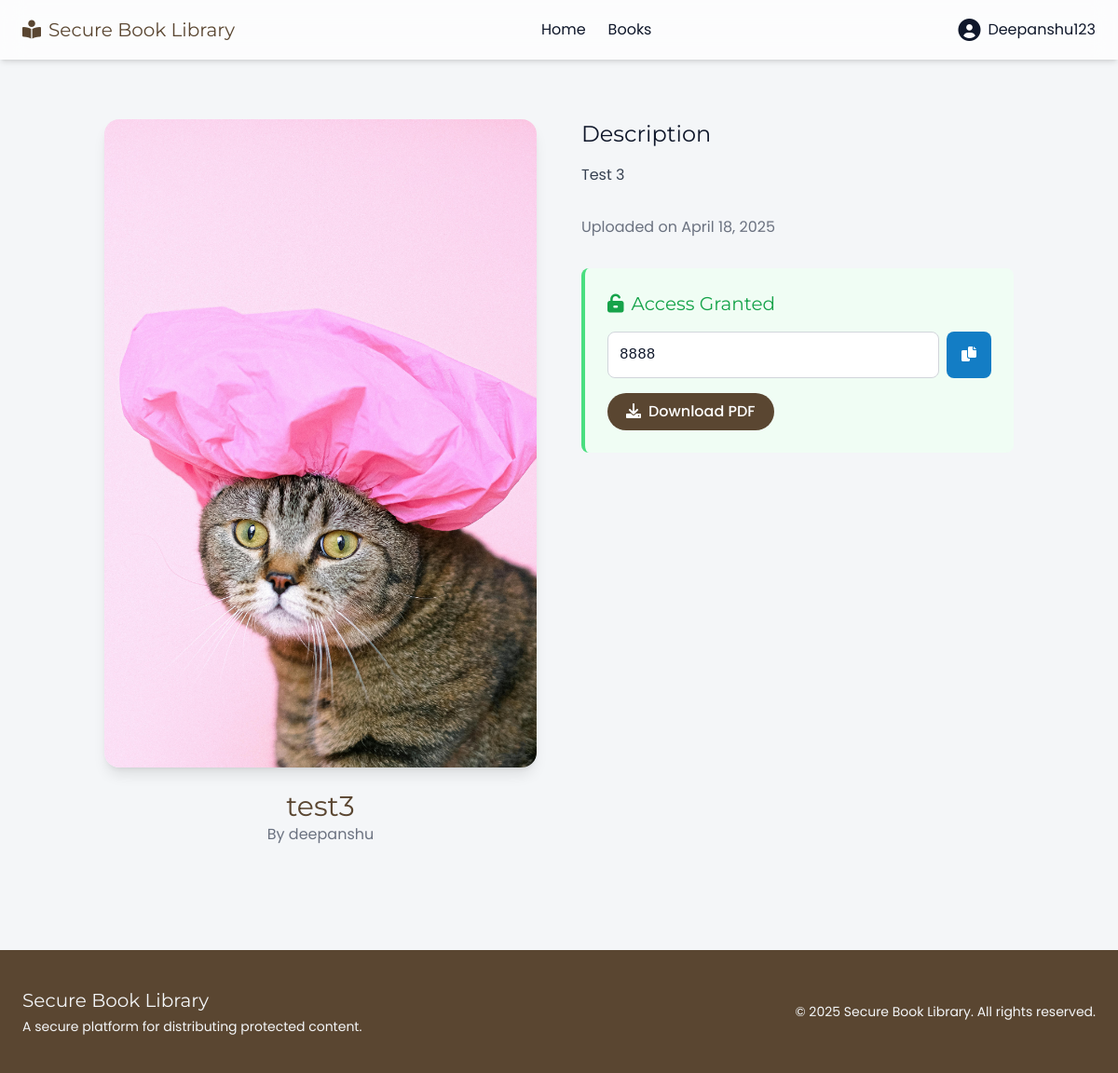
Page /books/4/ (signed in) on the committed database.
### accounts/models.py (models this page shows)
class User(AbstractUser):
    is_admin = models.BooleanField(default=False)

### books/models.py (models this page shows, shortened)
class Book(models.Model):
    title = models.CharField(max_length=200)
    author = models.CharField(max_length=200)
    description = models.TextField()
    cover_image = models.ImageField(upload_to='covers/')
    pdf_file = models.FileField(upload_to='pdfs/')
    password = models.CharField(
        max_length=50,
        help_text="Password used to encrypt this PDF",
    )
    upload_date = models.DateTimeField(default=timezone.now)

class AccessRequest(models.Model):
    STATUS_CHOICES = (
        ('pending', 'Pending'),
        ('approved', 'Approved'),
        ('rejected', 'Rejected'),
    )
    user = models.ForeignKey(settings.AUTH_USER_MODEL, on_delete=models.CASCADE)
    book = models.ForeignKey(Book, on_delete=models.CASCADE)
    request_date = models.DateTimeField(default=timezone.now)
    status = models.CharField(max_length=10, choices=STATUS_CHOICES, default='pending')
    pdf_password = models.CharField(max_length=50, blank=True, null=True)
    class Meta:
        unique_together = ('user', 'book')

### books/views.py (the view)
# urls.py: path('<int:pk>/', views.BookDetailView.as_view(), name='book_detail'),
class BookDetailView(LoginRequiredMixin, DetailView):
    model = Book
    template_name = 'books/book_detail.html'
    context_object_name = 'book'
    def get_context_data(self, **kwargs):
        context = super().get_context_data(**kwargs)
        if not self.request.user.is_admin:
            try:
                access_request = AccessRequest.objects.get(user=self.request.user, book=self.object)
                context['access_request'] = access_request
            except AccessRequest.DoesNotExist:
                context['access_form'] = AccessRequestForm(initial={'book': self.object})
        return context

### templates/books/book_detail.html (shortened to what this page needs)
{% extends 'base.html' %}
{% load static %}
{% block content %}
<section class="max-w-5xl mx-auto px-6 py-16 grid lg:grid-cols-2 gap-12">
  <div class="space-y-6">
    <img src="{{ book.cover_image.url }}"
         alt="{{ book.title }}"
         class="w-full rounded-2xl shadow-lg object-cover">
    <div class="text-center">
      <h1 class="font-heading text-3xl text-primary">{{ book.title }}</h1>
      <p class="font-body text-gray-500">By {{ book.author }}</p>
    </div>
  </div>
  <div class="space-y-8">
    <div class="space-y-4">
      <h2 class="font-heading text-2xl">Description</h2>
      <p class="font-body text-gray-700">{{ book.description }}</p>
    </div>
    <div class="flex justify-between items-center">
      <span class="font-body text-gray-500">Uploaded on {{ book.upload_date|date:"F j, Y" }}</span>
    </div>
    {% if user.is_authenticated %}
      {% if not user.is_admin %}
        {% if access_request %}
          {% if access_request.status == 'pending' %}
          <div class="p-6 bg-yellow-50 rounded-lg border-l-4 border-yellow-400">
            <h3 class="font-heading text-xl text-yellow-600 mb-2">
              <i class="fas fa-clock mr-2"></i>Access Requested
            </h3>
            <p class="font-body text-gray-700">Your request is pending approval.</p>
          </div>
          {% elif access_request.status == 'approved' %}
          <div class="p-6 bg-green-50 rounded-lg border-l-4 border-green-400 space-y-4">
            <h3 class="font-heading text-xl text-green-600 mb-2">
              <i class="fas fa-unlock-alt mr-2"></i>Access Granted
            </h3>
            <div class="flex space-x-2">
              <input id="pwdField"
                     type="text"
                     readonly
                     value="{{ access_request.pdf_password }}"
                     class="flex-grow p-3 bg-white border border-gray-300 rounded-lg font-mono">
              <button id="copyBtn"
                      class="px-4 py-3 bg-secondary text-white rounded-lg hover:bg-blue-700 transition">
                <i class="fas fa-copy"></i>
              </button>
            </div>
            <a href="{{ book.pdf_file.url }}"
               target="_blank"
               class="inline-block font-medium px-5 py-2 bg-primary text-white rounded-full hover:opacity-90 transition">
              <i class="fas fa-download mr-2"></i>Download PDF
            </a>
          </div>
          {% endif %}
        {% endif %}
      {% endif %}
    {% endif %}
  </div>
</section>
{% endblock %}

### templates/base.html (shortened to what this page needs)
<!DOCTYPE html>
<html lang="en">
<head>
  <script src="https://cdn.tailwindcss.com"></script>
  <link rel="stylesheet" href="https://cdnjs.cloudflare.com/ajax/libs/font-awesome/6.0.0/css/all.min.css" />
</head>
<body class="bg-light text-dark font-body">
<nav class="bg-white/70 backdrop-blur-md shadow-md sticky top-0 z-50">
  <div class="max-w-7xl mx-auto px-6 py-4 flex justify-between items-center">
    <a href="{% url 'home' %}" class="flex items-center space-x-2 font-heading text-xl text-primary">
      <i class="fas fa-book-reader"></i>
      <span>Secure Book Library</span>
    </a>
    <div class="hidden md:flex items-center space-x-6 font-body">
      <a href="{% url 'home' %}" class="hover:text-secondary transition">Home</a>
      <a href="{% url 'book_list' %}" class="hover:text-secondary transition">Books</a>
    </div>
    <div class="hidden md:flex items-center space-x-4 font-body">
      {% if user.is_authenticated %}
      <div x-data="{ open: false }" class="relative">
        <button @click="open = !open" @click.away="open = false" class="flex items-center space-x-2">
          <i class="fas fa-user-circle text-2xl"></i>
          <span>{{ user.username }}</span>
        </button>
      </div>
      {% else %}
        <a href="{% url 'login' %}" class="hover:text-secondary transition">Login</a>
        <a href="{% url 'signup' %}" class="hover:text-secondary transition">Sign Up</a>
      {% endif %}
    </div>
  </div>
</nav>
  {% block content %}{% endblock %}
  <footer class="bg-primary text-light py-10 mt-12">
    <div class="max-w-7xl mx-auto px-6 flex flex-col md:flex-row justify-between items-center">
      <div class="text-center md:text-left">
        <h5 class="font-heading text-xl">Secure Book Library</h5>
        <p class="mt-1 text-sm">A secure platform for distributing protected content.</p>
      </div>
      <p class="mt-4 md:mt-0 text-sm">&copy; {% now "Y" %} Secure Book Library. All rights reserved.</p>
    </div>
  </footer>
</body>
</html>

### rows in the picture
User: username "Deepanshu123"
Book: cover_image (picture), title "test3", author "deepanshu", description "Test 3", upload_date "April 18, 2025"
AccessRequest: pdf_password "8888"
